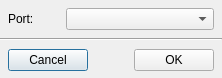
<?xml version="1.0" encoding="UTF-8"?>
<ui version="4.0">
 <class>SettingsDialog</class>
 <widget class="QDialog" name="SettingsDialog">
  <property name="geometry">
   <rect>
    <x>0</x>
    <y>0</y>
    <width>222</width>
    <height>78</height>
   </rect>
  </property>
  <property name="minimumSize">
   <size>
    <width>222</width>
    <height>78</height>
   </size>
  </property>
  <property name="maximumSize">
   <size>
    <width>222</width>
    <height>78</height>
   </size>
  </property>
  <property name="windowTitle">
   <string>Settings</string>
  </property>
  <layout class="QVBoxLayout" name="verticalLayout">
   <property name="spacing">
    <number>0</number>
   </property>
   <property name="leftMargin">
    <number>0</number>
   </property>
   <property name="topMargin">
    <number>0</number>
   </property>
   <property name="rightMargin">
    <number>0</number>
   </property>
   <property name="bottomMargin">
    <number>0</number>
   </property>
   <item>
    <layout class="QHBoxLayout" name="horizontalLayout" stretch="1,3">
     <property name="spacing">
      <number>8</number>
     </property>
     <property name="leftMargin">
      <number>8</number>
     </property>
     <property name="topMargin">
      <number>8</number>
     </property>
     <property name="rightMargin">
      <number>8</number>
     </property>
     <property name="bottomMargin">
      <number>8</number>
     </property>
     <item>
      <widget class="QLabel" name="label">
       <property name="text">
        <string>Port:</string>
       </property>
      </widget>
     </item>
     <item>
      <widget class="QComboBox" name="portCombo"/>
     </item>
    </layout>
   </item>
   <item>
    <widget class="Line" name="line">
     <property name="orientation">
      <enum>Qt::Horizontal</enum>
     </property>
    </widget>
   </item>
   <item>
    <layout class="QHBoxLayout" name="horizontalLayout_2">
     <property name="spacing">
      <number>8</number>
     </property>
     <property name="leftMargin">
      <number>8</number>
     </property>
     <property name="topMargin">
      <number>8</number>
     </property>
     <property name="rightMargin">
      <number>8</number>
     </property>
     <property name="bottomMargin">
      <number>8</number>
     </property>
     <item>
      <widget class="QPushButton" name="cancelButton">
       <property name="text">
        <string>Cancel</string>
       </property>
      </widget>
     </item>
     <item>
      <spacer name="horizontalSpacer">
       <property name="orientation">
        <enum>Qt::Horizontal</enum>
       </property>
       <property name="sizeHint" stdset="0">
        <size>
         <width>40</width>
         <height>20</height>
        </size>
       </property>
      </spacer>
     </item>
     <item>
      <widget class="QPushButton" name="okButton">
       <property name="text">
        <string>OK</string>
       </property>
      </widget>
     </item>
    </layout>
   </item>
  </layout>
 </widget>
 <resources/>
 <connections/>
</ui>
